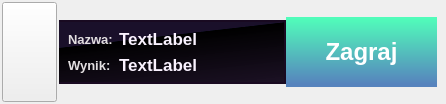
<?xml version="1.0" encoding="UTF-8"?>
<ui version="4.0">
 <class>PlayerData</class>
 <widget class="QWidget" name="PlayerData">
  <property name="geometry">
   <rect>
    <x>0</x>
    <y>0</y>
    <width>446</width>
    <height>104</height>
   </rect>
  </property>
  <property name="windowTitle">
   <string>Form</string>
  </property>
  <property name="styleSheet">
   <string notr="true"/>
  </property>
  <layout class="QHBoxLayout" name="horizontalLayout">
   <property name="leftMargin">
    <number>0</number>
   </property>
   <property name="topMargin">
    <number>0</number>
   </property>
   <property name="rightMargin">
    <number>0</number>
   </property>
   <property name="bottomMargin">
    <number>0</number>
   </property>
   <item>
    <widget class="QWidget" name="playerInfoContainer" native="true">
     <property name="styleSheet">
      <string notr="true">
QLineEdit {
	border: 2px solid rgb(63, 17, 75);
	background-color: rgb(40, 18, 58);
	font-size: 14px;
	color:white;
	padding-top: 2px;
	padding-bottom: 2px;
	font-weight: 600;
}
#infoContainer {
	background-color: qlineargradient(spread:pad, x1:0.661778, y1:0.164, x2:1, y2:1, stop:0 rgba(24, 14, 40, 253), stop:0.00555556 rgba(9, 10, 25, 255), stop:0.0111111 rgba(0, 0, 0, 255), stop:1 rgba(25, 14, 34, 251));
	border: 2px solid rgb(25, 10, 33);
	border-left:0;
}
#frameButton:hover {
	border: 2px solid rgb(114, 163, 255);
	
}
#frameButton {
	border: 2px solid transparent;
	border-radius: 5px;
}</string>
     </property>
     <layout class="QHBoxLayout" name="horizontalLayout_2" stretch="0,3,2">
      <property name="spacing">
       <number>0</number>
      </property>
      <property name="leftMargin">
       <number>0</number>
      </property>
      <property name="topMargin">
       <number>0</number>
      </property>
      <property name="rightMargin">
       <number>9</number>
      </property>
      <property name="bottomMargin">
       <number>0</number>
      </property>
      <item alignment="Qt::AlignHCenter|Qt::AlignVCenter">
       <widget class="QFrame" name="frameButton">
        <property name="minimumSize">
         <size>
          <width>59</width>
          <height>104</height>
         </size>
        </property>
        <property name="maximumSize">
         <size>
          <width>59</width>
          <height>104</height>
         </size>
        </property>
        <property name="frameShape">
         <enum>QFrame::StyledPanel</enum>
        </property>
        <property name="frameShadow">
         <enum>QFrame::Raised</enum>
        </property>
        <layout class="QVBoxLayout" name="verticalLayout">
         <property name="spacing">
          <number>0</number>
         </property>
         <property name="leftMargin">
          <number>0</number>
         </property>
         <property name="topMargin">
          <number>0</number>
         </property>
         <property name="rightMargin">
          <number>1</number>
         </property>
         <property name="bottomMargin">
          <number>0</number>
         </property>
         <item alignment="Qt::AlignHCenter|Qt::AlignVCenter">
          <widget class="QPushButton" name="skinBtn">
           <property name="minimumSize">
            <size>
             <width>55</width>
             <height>100</height>
            </size>
           </property>
           <property name="maximumSize">
            <size>
             <width>55</width>
             <height>100</height>
            </size>
           </property>
           <property name="styleSheet">
            <string notr="true"/>
           </property>
           <property name="text">
            <string/>
           </property>
           <property name="iconSize">
            <size>
             <width>100</width>
             <height>55</height>
            </size>
           </property>
          </widget>
         </item>
        </layout>
       </widget>
      </item>
      <item alignment="Qt::AlignVCenter">
       <widget class="QWidget" name="infoContainer" native="true">
        <property name="maximumSize">
         <size>
          <width>16777215</width>
          <height>70</height>
         </size>
        </property>
        <property name="styleSheet">
         <string notr="true">
QLabel{
	font-size: 13px;
	font-weight: 500;
	color: rgb(226, 222, 224);
}

</string>
        </property>
        <layout class="QFormLayout" name="formLayout_2">
         <property name="rightMargin">
          <number>24</number>
         </property>
         <item row="0" column="0">
          <widget class="QLabel" name="label222">
           <property name="text">
            <string>Nazwa:</string>
           </property>
          </widget>
         </item>
         <item row="0" column="1">
          <widget class="QLabel" name="loginLabel">
           <property name="styleSheet">
            <string notr="true">font-weight: 600;
color: rgb(250, 242, 255);
font-size: 17px;</string>
           </property>
           <property name="text">
            <string>TextLabel</string>
           </property>
          </widget>
         </item>
         <item row="1" column="0">
          <widget class="QLabel" name="label333">
           <property name="text">
            <string>Wynik:</string>
           </property>
          </widget>
         </item>
         <item row="1" column="1">
          <widget class="QLabel" name="scoreLabel">
           <property name="styleSheet">
            <string notr="true">font-weight: 600;
color: rgb(250, 242, 255);
font-size: 17px;</string>
           </property>
           <property name="text">
            <string>TextLabel</string>
           </property>
          </widget>
         </item>
        </layout>
       </widget>
      </item>
      <item>
       <widget class="QPushButton" name="pushButton">
        <property name="minimumSize">
         <size>
          <width>0</width>
          <height>70</height>
         </size>
        </property>
        <property name="maximumSize">
         <size>
          <width>16777215</width>
          <height>70</height>
         </size>
        </property>
        <property name="styleSheet">
         <string notr="true">QPushButton {
  background-color: qlineargradient(spread:pad, x1:1, y1:0.0227273, x2:1, y2:1, stop:0 rgba(39, 255, 172, 202), stop:0.961111 rgba(46, 102, 176, 202));
  border: 1px solid transparent;
  color: #FFFFFF;
  font-family: &quot;Inter var&quot;,ui-sans-serif,system-ui,-apple-system,system-ui,&quot;Segoe UI&quot;,Roboto,&quot;Helvetica Neue&quot;,Arial,&quot;Noto Sans&quot;,sans-serif,&quot;Apple Color Emoji&quot;,&quot;Segoe UI Emoji&quot;,&quot;Segoe UI Symbol&quot;,&quot;Noto Color Emoji&quot;;
  font-size: 24px;
  font-weight: 600;
	padding-top: 5px;
	padding-bottom: 5px;
}

QPushButton:hover {
  background-color: qlineargradient(spread:pad, x1:1, y1:0.0227273, x2:1, y2:1, stop:0 rgba(45, 255, 182, 202), stop:0.961111 rgba(50, 106, 180, 202));
	border: 1px solid rgb(38, 190, 255);
}

QPushButton::disabled {
	background-color: rgb(116, 116, 116);
	color: rgb(190,190,190);
}</string>
        </property>
        <property name="text">
         <string>Zagraj</string>
        </property>
       </widget>
      </item>
     </layout>
    </widget>
   </item>
  </layout>
 </widget>
 <resources/>
 <connections/>
</ui>
